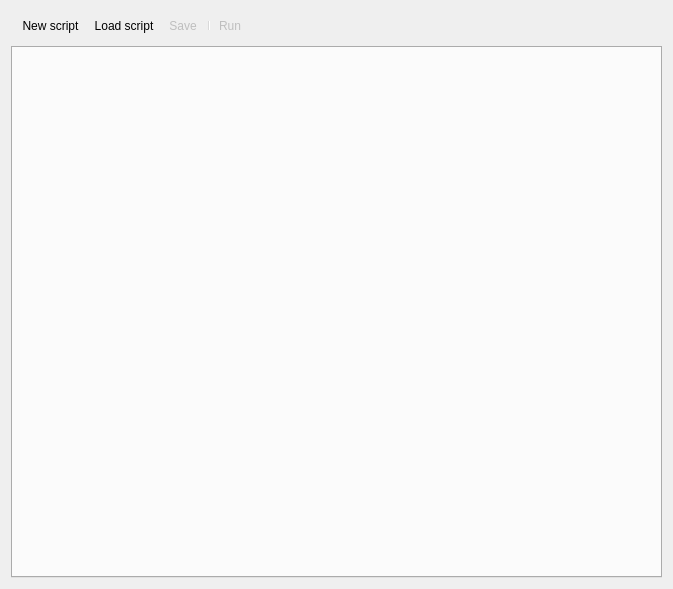
<?xml version="1.0" encoding="UTF-8"?>
<ui version="4.0">
 <class>ScriptCollectionDialog</class>
 <widget class="QWidget" name="ScriptCollectionDialog">
  <property name="geometry">
   <rect>
    <x>0</x>
    <y>0</y>
    <width>673</width>
    <height>589</height>
   </rect>
  </property>
  <property name="windowTitle">
   <string>Script IDE</string>
  </property>
  <layout class="QVBoxLayout" name="verticalLayout">
   <item>
    <widget class="QToolBar" name="toolBar">
     <property name="minimumSize">
      <size>
       <width>0</width>
       <height>24</height>
      </size>
     </property>
     <addaction name="actionNewScript"/>
     <addaction name="actionLoadScript"/>
     <addaction name="actionSave"/>
     <addaction name="separator"/>
     <addaction name="actionRun"/>
    </widget>
   </item>
   <item>
    <widget class="QTabWidget" name="tabWidget">
     <property name="currentIndex">
      <number>-1</number>
     </property>
     <property name="tabsClosable">
      <bool>true</bool>
     </property>
    </widget>
   </item>
  </layout>
  <action name="actionLoadScript">
   <property name="icon">
    <iconset resource="jsscriptingui.qrc">
     <normaloff>:/jsscriptingui/images/scriptLoad.png</normaloff>:/jsscriptingui/images/scriptLoad.png</iconset>
   </property>
   <property name="text">
    <string>Load script</string>
   </property>
   <property name="toolTip">
    <string>Load script</string>
   </property>
   <property name="shortcut">
    <string>Ctrl+O</string>
   </property>
  </action>
  <action name="actionRun">
   <property name="enabled">
    <bool>false</bool>
   </property>
   <property name="icon">
    <iconset resource="jsscriptingui.qrc">
     <normaloff>:/jsscriptingui/images/scriptRun.png</normaloff>:/jsscriptingui/images/scriptRun.png</iconset>
   </property>
   <property name="text">
    <string>Run</string>
   </property>
   <property name="toolTip">
    <string>Run current</string>
   </property>
   <property name="shortcut">
    <string>Ctrl+Return</string>
   </property>
  </action>
  <action name="actionSave">
   <property name="enabled">
    <bool>false</bool>
   </property>
   <property name="icon">
    <iconset resource="jsscriptingui.qrc">
     <normaloff>:/jsscriptingui/images/scriptSave.png</normaloff>:/jsscriptingui/images/scriptSave.png</iconset>
   </property>
   <property name="text">
    <string>Save</string>
   </property>
   <property name="toolTip">
    <string>Save current script</string>
   </property>
   <property name="shortcut">
    <string>Ctrl+S</string>
   </property>
  </action>
  <action name="actionNewScript">
   <property name="icon">
    <iconset resource="jsscriptingui.qrc">
     <normaloff>:/jsscriptingui/images/scriptAdd.png</normaloff>:/jsscriptingui/images/scriptAdd.png</iconset>
   </property>
   <property name="text">
    <string>New script</string>
   </property>
   <property name="toolTip">
    <string>Add new script</string>
   </property>
   <property name="shortcut">
    <string>Ctrl+N</string>
   </property>
  </action>
 </widget>
 <resources>
  <include location="jsscriptingui.qrc"/>
 </resources>
 <connections/>
</ui>
